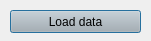
<?xml version="1.0" encoding="UTF-8"?>
<ui version="4.0">
 <class>data_viewer</class>
 <widget class="QDialog" name="data_viewer">
  <property name="windowModality">
   <enum>Qt::NonModal</enum>
  </property>
  <property name="geometry">
   <rect>
    <x>0</x>
    <y>0</y>
    <width>151</width>
    <height>41</height>
   </rect>
  </property>
  <property name="maximumSize">
   <size>
    <width>5000</width>
    <height>4000</height>
   </size>
  </property>
  <property name="font">
   <font>
    <pointsize>9</pointsize>
   </font>
  </property>
  <property name="windowTitle">
   <string>Data viewer</string>
  </property>
  <property name="windowIcon">
   <iconset>
    <normaloff>../icon.png</normaloff>../icon.png</iconset>
  </property>
  <property name="modal">
   <bool>false</bool>
  </property>
  <widget class="QPushButton" name="but_load">
   <property name="geometry">
    <rect>
     <x>10</x>
     <y>10</y>
     <width>131</width>
     <height>23</height>
    </rect>
   </property>
   <property name="palette">
    <palette>
     <active>
      <colorrole role="Button">
       <brush brushstyle="SolidPattern">
        <color alpha="255">
         <red>180</red>
         <green>180</green>
         <blue>180</blue>
        </color>
       </brush>
      </colorrole>
     </active>
     <inactive>
      <colorrole role="Button">
       <brush brushstyle="SolidPattern">
        <color alpha="255">
         <red>180</red>
         <green>180</green>
         <blue>180</blue>
        </color>
       </brush>
      </colorrole>
     </inactive>
     <disabled>
      <colorrole role="Button">
       <brush brushstyle="SolidPattern">
        <color alpha="255">
         <red>180</red>
         <green>180</green>
         <blue>180</blue>
        </color>
       </brush>
      </colorrole>
     </disabled>
    </palette>
   </property>
   <property name="text">
    <string>Load data</string>
   </property>
  </widget>
 </widget>
 <resources/>
 <connections/>
</ui>
